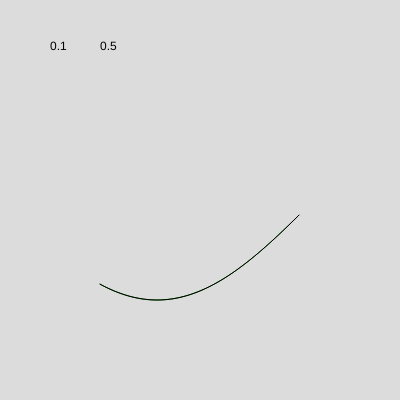
Frame 1 (no input)
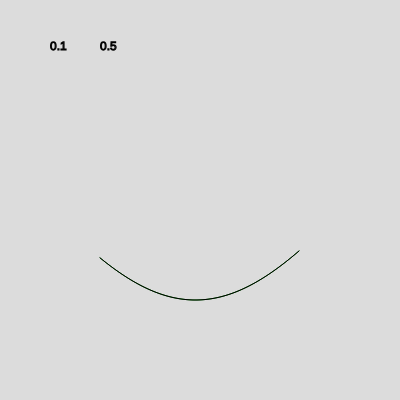
Frame 60 (no input)
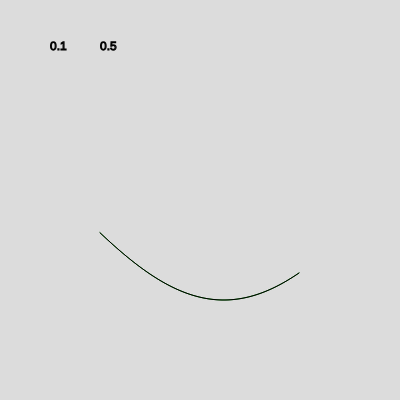
Frame 120 (the mouse pressed at the canvas centre since frame 60)

The p5.js sketch that drew these frames (run headless with seeded random() and noise() and a simulated clock; from frame 60 on, the mouse is pressed at the canvas centre):

// p5.js sketch
// ── sketch.js
var offset = 0;
var strum = 0.5;
var offsetvar = 0.1;
var setStrum = 0.5;

function setup() { 
  createCanvas(400, 400);
} 

function draw() { 
  
  background(220);
  text(offsetvar, 50, 50);
  text(strum, 100, 50);
  stroke("green");
  noFill();
  beginShape();
  for(var x = 100; x < width - 100; x++){
    //var angle = map(x, 0, width, 0, TWO_PI);
    var angle = offset + x * 0.01;
    // map x between 0 and width to 0 and Two Pi
    var y = map(sin(angle), -strum, strum, 150, 250);
    vertex(x, y);
  }
  endShape();
  stroke("black");
  beginShape();
  for(var x = 100; x < width - 100; x++){
    //var angle = map(x, 0, width, 0, TWO_PI);
    var angle = offset  + x * 0.01;
    // map x between 0 and width to 0 and Two Pi
    var y = map(sin(angle), -setStrum, setStrum, 150, 250);
    vertex(x, y);
  }
  endShape();
  offset += offsetvar;
}


function keyReleased() {
  if (keyCode === UP_ARROW) strum += -0.1;
   else if (keyCode === DOWN_ARROW) strum += 0.1;
}
